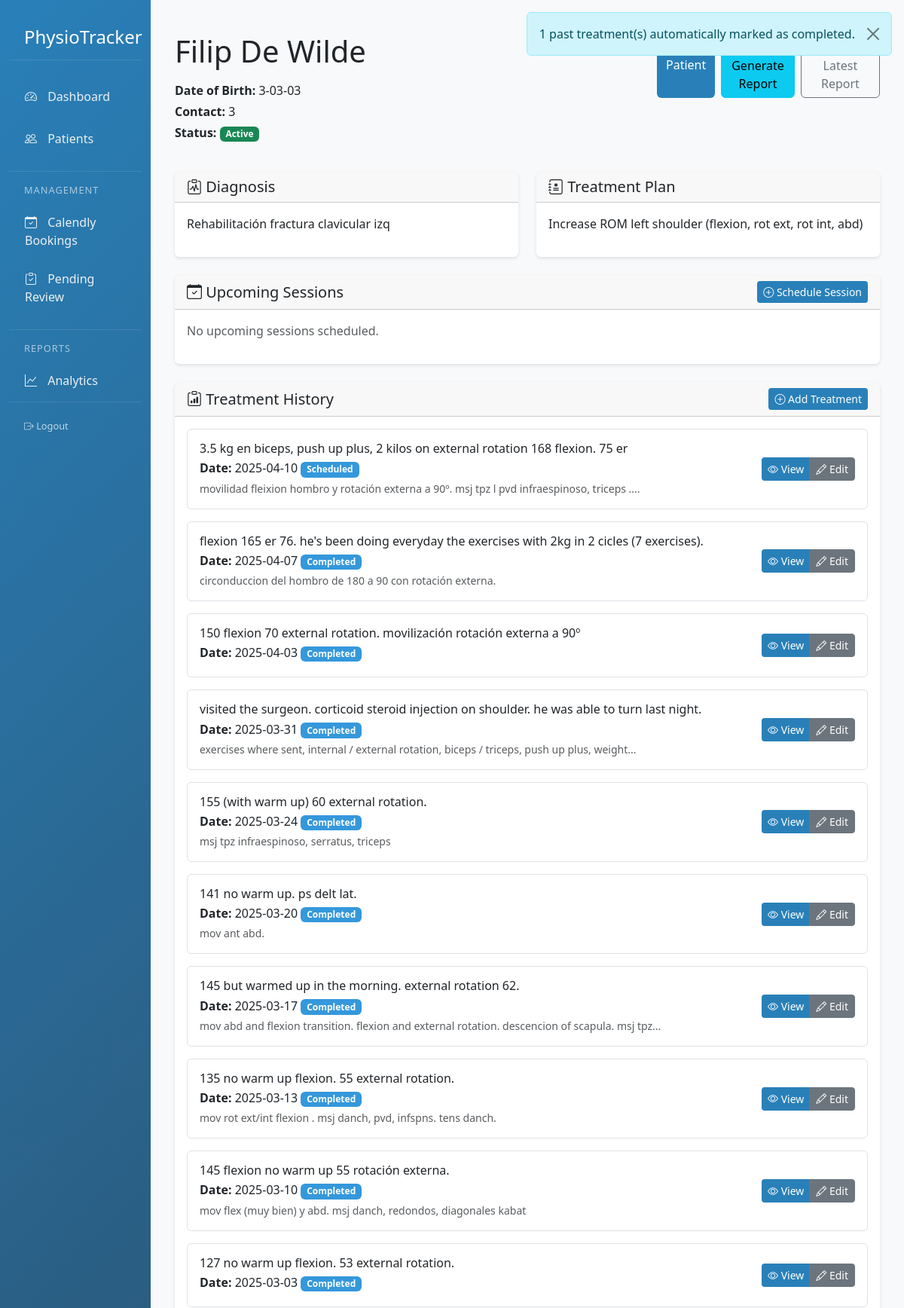
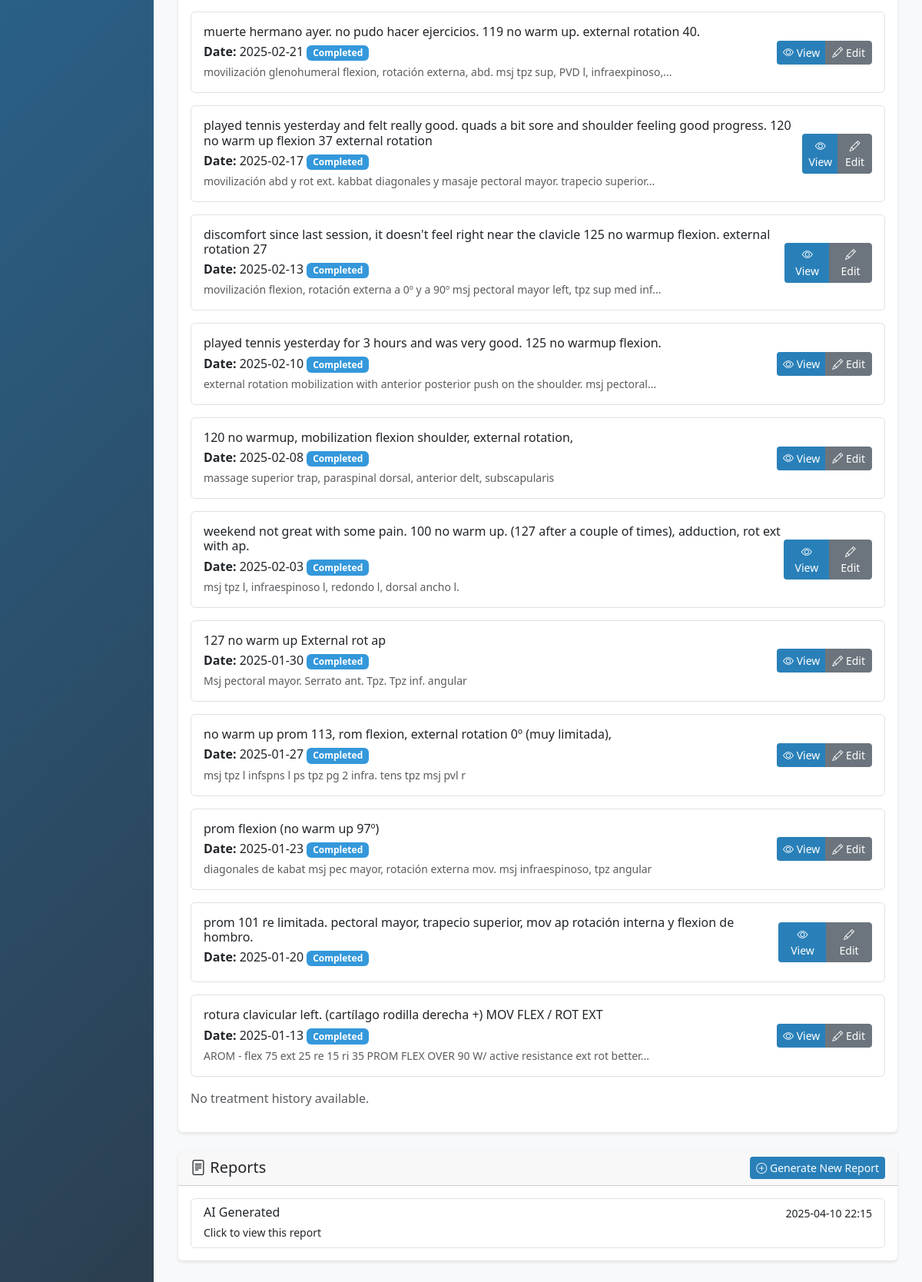
The page /patient/8 on the database its author committed (2 pictures, top to bottom).
### app/models.py (models this page shows)
class Patient(db.Model):
    __tablename__ = 'patient'
    id = db.Column(db.Integer, primary_key=True)
    name = db.Column(db.String(100), nullable=False)
    date_of_birth = db.Column(db.Date)
    contact = db.Column(db.String(100))
    diagnosis = db.Column(db.String(200))
    treatment_plan = db.Column(db.Text)
    notes = db.Column(db.Text)
    status = db.Column(db.String(20), default='Active')
    created_at = db.Column(db.DateTime, default=datetime.utcnow)
    treatments = db.relationship('Treatment', backref='patient', lazy=True)

class Treatment(db.Model):
    id = db.Column(db.Integer, primary_key=True)
    patient_id = db.Column(db.Integer, db.ForeignKey('patient.id'), nullable=False)
    date = db.Column(db.DateTime, nullable=False, default=datetime.utcnow)
    description = db.Column(db.Text, nullable=False)
    progress_notes = db.Column(db.Text)
    next_appointment = db.Column(db.DateTime)
    status = db.Column(db.String(20), default='Scheduled')
    created_at = db.Column(db.DateTime, default=datetime.utcnow)
    pain_level = db.Column(db.Integer)
    movement_restriction = db.Column(db.String(50))
    evaluation_data = db.Column(db.JSON)
    trigger_points = db.relationship('TriggerPoint', backref='treatment', lazy=True)

class PatientReport(db.Model):
    __tablename__ = 'patient_reports'
    id = db.Column(db.Integer, primary_key=True)
    patient_id = db.Column(db.Integer, db.ForeignKey('patient.id'), nullable=False)
    content = db.Column(db.Text, nullable=False)
    generated_date = db.Column(db.DateTime, default=datetime.now)
    report_type = db.Column(db.String(50), default='AI Generated')
    patient = db.relationship('Patient', backref=db.backref('reports', lazy=True))

### app/routes/main.py (the view)
@main.route('/patient/<int:id>')
def patient_detail(id):
    patient = Patient.query.get_or_404(id)
    today = datetime.now()
    past_treatments = Treatment.query.filter(
        Treatment.patient_id == id,
        Treatment.date < today.date(),
        Treatment.status == 'Scheduled'
    ).all()
    if past_treatments:
        count = 0
        for treatment in past_treatments:
            treatment.status = 'Completed'
            count += 1
        db.session.commit()
        flash(f"{count} past treatment(s) automatically marked as completed.", "info")
    print(f"Patient: {patient.name}, ID: {patient.id}")
    print(f"Today: {today}")
    if patient.treatments:
        print(f"Number of treatments: {len(patient.treatments)}")
        for t in patient.treatments:
            print(f"Treatment: {t.id}, Date: {t.date}, Next: {t.next_appointment}")
    return render_template('patient_detail.html', patient=patient, today=today)

### app/templates/patient_detail.html (shortened to what this page needs)
{% extends "base.html" %}
{% block content %}
<div class="container py-4">
    <div class="row mb-4">
        <div class="col-md-8">
            <h1 class="mb-3">{{ patient.name }}</h1>
            <div class="patient-info mb-3">
                <p class="mb-1"><strong>Date of Birth:</strong> {{ patient.date_of_birth.strftime('%Y-%m-%d') if patient.date_of_birth else 'Not provided' }}</p>
                <p class="mb-1"><strong>Contact:</strong> {{ patient.contact }}</p>
                <p class="mb-1"><strong>Status:</strong> <span class="badge bg-{{ 'success' if patient.status == 'Active' else 'secondary' }}">{{ patient.status }}</span></p>
            </div>
        </div>
        <div class="col-md-4 text-md-end">
            <div class="d-flex flex-column flex-md-row gap-2 justify-content-md-end">
                <a href="{{ url_for('main.edit_patient', id=patient.id) }}" class="btn btn-primary">
                     Edit Patient
                </a>
                <button id="generateReportBtn" class="btn btn-info">
                     Generate Report
                </button>
                <a href="{{ url_for('main.patient_report', id=patient.id) }}" class="btn btn-outline-secondary">
                     View Latest Report
                </a>
            </div>
        </div>
    </div>
    <div class="row mb-4">
        <div class="col-md-6">
            <div class="card h-100">
                <div class="card-header">
                    <h5 class="mb-0"><i class="bi bi-clipboard-pulse"></i> Diagnosis</h5>
                </div>
                <div class="card-body">
                    <p>{{ patient.diagnosis }}</p>
                </div>
            </div>
        </div>
        <div class="col-md-6">
            <div class="card h-100">
                <div class="card-header">
                    <h5 class="mb-0"><i class="bi bi-journal-medical"></i> Treatment Plan</h5>
                </div>
                <div class="card-body">
                    <p>{{ patient.treatment_plan }}</p>
                </div>
            </div>
        </div>
    </div>
    <div class="row mb-4">
        <div class="col-md-12">
            <div class="card">
                <div class="card-header d-flex justify-content-between align-items-center">
                    <h5 class="mb-0"><i class="bi bi-calendar-check"></i> Upcoming Sessions</h5>
                    <button class="btn btn-sm btn-primary" data-bs-toggle="modal" data-bs-target="#newTreatmentModal">
                        <i class="bi bi-plus-circle"></i> Schedule Session
                    </button>
                </div>
                <div class="card-body">
                    {% set has_upcoming = false %}
                    {% if not has_upcoming %}
                        <p class="text-muted">No upcoming sessions scheduled.</p>
                    {% endif %}
                </div>
            </div>
        </div>
    </div>
    <div class="row">
        <div class="col-md-12">
            <div class="card">
                <div class="card-header d-flex justify-content-between align-items-center">
                    <h5 class="mb-0"><i class="bi bi-clipboard-data"></i> Treatment History</h5>
                    <button class="btn btn-sm btn-primary" data-bs-toggle="modal" data-bs-target="#newTreatmentModal">
                        <i class="bi bi-plus-circle"></i> Add Treatment
                    </button>
                </div>
                <div class="card-body">
                    {% set has_history = false %}
                    {% for treatment in patient.treatments|sort(attribute='date', reverse=true) %}
                        {% if treatment.date %}
                            {% if (not treatment.next_appointment) or
                                  (today is defined and treatment.next_appointment < today) or
                                  (treatment.next_appointment and treatment.next_appointment.date() < today.date()) or
                                  treatment.status == 'Completed' %}
                                {% set has_history = true %}
                                <div class="treatment-entry p-3 mb-3 border rounded">
                                    <div class="d-flex justify-content-between align-items-center">
                                        <div>
                                            <h6 class="mb-1">{{ treatment.description }}</h6>
                                            <p class="mb-1">
                                                <strong>Date:</strong>
                                                {% if treatment.date %}
                                                    {% if today is defined and treatment.date.date() == today.date() %}
                                                        <span class="badge bg-success">Today</span>
                                                    {% else %}
                                                        {{ treatment.date.strftime('%Y-%m-%d') }}
                                                    {% endif %}
                                                {% else %}
                                                    <span class="text-muted">No date set</span>
                                                {% endif %}
                                                <span class="badge bg-{{ treatment.status|lower|replace(' ', '-') }}">{{ treatment.status }}</span>
                                            </p>
                                            <p class="mb-0 text-muted small">{{ treatment.progress_notes|truncate(100) }}</p>
                                        </div>
                                        <div class="btn-group">
                                            <button class="btn btn-sm btn-primary view-treatment-btn" data-treatment-id="{{ treatment.id }}">
                                                <i class="bi bi-eye"></i> View
                                            </button>
                                            <a href="{{ url_for('main.edit_treatment', id=treatment.id) }}" class="btn btn-sm btn-secondary">
                                                <i class="bi bi-pencil"></i> Edit
                                            </a>
                                        </div>
                                    </div>
                                </div>
                            {% endif %}
                        {% endif %}
                    {% endfor %}
                    {% if not has_history %}
                        <p class="text-muted">No treatment history available.</p>
                    {% endif %}
                </div>
            </div>
        </div>
    </div>
    <div class="row mt-4">
        <div class="col-md-12">
            <div class="card">
                <div class="card-header d-flex justify-content-between align-items-center">
                    <h5 class="mb-0"><i class="bi bi-file-text"></i> Reports</h5>
                    <button class="btn btn-sm btn-primary" id="generateReportBtn">
                        <i class="bi bi-plus-circle"></i> Generate New Report
                    </button>
                </div>
                <div class="card-body">
                    {% if patient.reports %}
                        <div class="list-group">
                            {% for report in patient.reports|sort(attribute='generated_date', reverse=true) %}
                                <a href="{{ url_for('main.patient_report', id=patient.id) }}?report_id={{ report.id }}"
                                   class="list-group-item list-group-item-action">
                                    <div class="d-flex w-100 justify-content-between">
                                        <h6 class="mb-1">{{ report.report_type }}</h6>
                                        <small>{{ report.generated_date.strftime('%Y-%m-%d %H:%M') }}</small>
                                    </div>
                                    <small>Click to view this report</small>
                                </a>
                            {% endfor %}
                        </div>
                    {% else %}
                        <p class="text-muted">No reports generated yet.</p>
                    {% endif %}
                </div>
            </div>
        </div>
    </div>
</div>
{% endblock %}

### app/templates/base.html (style rules this page uses)
:root { --primary-color: #2980b9; --secondary-color: #2980b9; --accent-color: #e74c3c; }
.card { border: none; box-shadow: 0 2px 4px rgba(0,0,0,0.1); transition: transform 0.2s; }
.btn-primary { background-color: var(--primary-color); border: none; }
.badge.bg-primary, .btn-primary, .bg-primary { background-color: #2980b9 !important; border-color: #2980b9 !important; }
a { color: #2980b9; }
.btn-outline-secondary { color: #6c757d; border-color: #6c757d; }
.btn-primary, .btn-primary:focus, .btn-primary:active, .btn-primary:not(:disabled):not(.disabled):active { background-color: #2980b9 !important; border-color: #2980b9 !important; }

### app/templates/patient_detail.html (style rules this page uses)
.treatment-entry { transition: background-color 0.2s; }
.badge.bg-scheduled { background-color: #3498db; }
.badge.bg-completed { background-color: #3498db; }

### rows shown on the page
Patient: name "Filip De Wilde", date_of_birth "3-03-03", contact "3", status "Active", diagnosis "Rehabilitación fractura clavicular izq", treatment_plan "Increase ROM left shoulder (flexion, rot ext, rot int, abd)"
Treatment: description "3.5 kg en biceps, push up plus, 2 kilos on external rotation 168 flexion. 75 er", date "2025-04-10", status "Scheduled", progress_notes "movilidad fleixion hombro y rotación externa a 90º. msj tpz l pvd infraespinoso, triceps ...."
Treatment: description "flexion 165 er 76. he's been doing everyday the exercises with 2kg in 2 cicles (7 exercises).", date "2025-04-07", status "Completed", progress_notes "circonduccion del hombro de 180 a 90 con rotación externa."
Treatment: description "150 flexion 70 external rotation. movilización rotación externa a 90º", date "2025-04-03", status "Completed"
Treatment: description "visited the surgeon. corticoid steroid injection on shoulder. he was able to turn last night.", date "2025-03-31", status "Completed", progress_notes "exercises where sent, internal / external rotation, biceps / triceps, push up plus, weight..."
Treatment: description "155 (with warm up) 60 external rotation.", date "2025-03-24", status "Completed", progress_notes "msj tpz infraespinoso, serratus, triceps"
Treatment: description "141 no warm up. ps delt lat.", date "2025-03-20", status "Completed", progress_notes "mov ant abd."
Treatment: description "145 but warmed up in the morning. external rotation 62.", date "2025-03-17", status "Completed", progress_notes "mov abd and flexion transition. flexion and external rotation. descencion of scapula. msj tpz..."
Treatment: description "135 no warm up flexion. 55 external rotation.", date "2025-03-13", status "Completed", progress_notes "mov rot ext/int flexion . msj danch, pvd, infspns. tens danch."
Treatment: description "145 flexion no warm up 55 rotación externa.", date "2025-03-10", status "Completed", progress_notes "mov flex (muy bien) y abd. msj danch, redondos, diagonales kabat"
Treatment: description "127 no warm up flexion. 53 external rotation.", date "2025-03-03", status "Completed"
Treatment: description "muerte hermano ayer. no pudo hacer ejercicios. 119 no warm up. external rotation 40.", date "2025-02-21", status "Completed", progress_notes "movilización glenohumeral flexion, rotación externa, abd. msj tpz sup, PVD l, infraexpinoso,..."
Treatment: description "played tennis yesterday and felt really good. quads a bit sore and shoulder feeling good progress. 120 no warm up flexion 37 external rotation", date "2025-02-17", status "Completed", progress_notes "movilización abd y rot ext. kabbat diagonales y masaje pectoral mayor. trapecio superior..."
Treatment: description "discomfort since last session, it doesn't feel right near the clavicle 125 no warmup flexion. external rotation 27", date "2025-02-13", status "Completed", progress_notes "movilización flexion, rotación externa a 0º y a 90º msj pectoral mayor left, tpz sup med inf..."
Treatment: description "played tennis yesterday for 3 hours and was very good. 125 no warmup flexion.", date "2025-02-10", status "Completed", progress_notes "external rotation mobilization with anterior posterior push on the shoulder. msj pectoral..."
Treatment: description "120 no warmup, mobilization flexion shoulder, external rotation,", date "2025-02-08", status "Completed", progress_notes "massage superior trap, paraspinal dorsal, anterior delt, subscapularis"
Treatment: description "weekend not great with some pain. 100 no warm up. (127 after a couple of times), adduction, rot ext with ap.", date "2025-02-03", status "Completed", progress_notes "msj tpz l, infraespinoso l, redondo l, dorsal ancho l."
Treatment: description "127 no warm up External rot ap", date "2025-01-30", status "Completed", progress_notes "Msj pectoral mayor. Serrato ant. Tpz. Tpz inf. angular"
Treatment: description "no warm up prom 113, rom flexion, external rotation 0º (muy limitada),", date "2025-01-27", status "Completed", progress_notes "msj tpz l infspns l ps tpz pg 2 infra. tens tpz msj pvl r"
Treatment: description "prom flexion (no warm up 97º)", date "2025-01-23", status "Completed", progress_notes "diagonales de kabat msj pec mayor, rotación externa mov. msj infraespinoso, tpz angular"
Treatment: description "prom 101 re limitada. pectoral mayor, trapecio superior, mov ap rotación interna y flexion de hombro.", date "2025-01-20", status "Completed"
Treatment: description "rotura clavicular left. (cartílago rodilla derecha +) MOV FLEX / ROT EXT", date "2025-01-13", status "Completed", progress_notes "AROM - flex 75 ext 25 re 15 ri 35 PROM FLEX OVER 90 W/ active resistance ext rot better..."
PatientReport: report_type "AI Generated", generated_date "2025-04-10 22:15"

### other values the page prints
{{ message }} "1 past treatment(s) automatically marked as completed."
